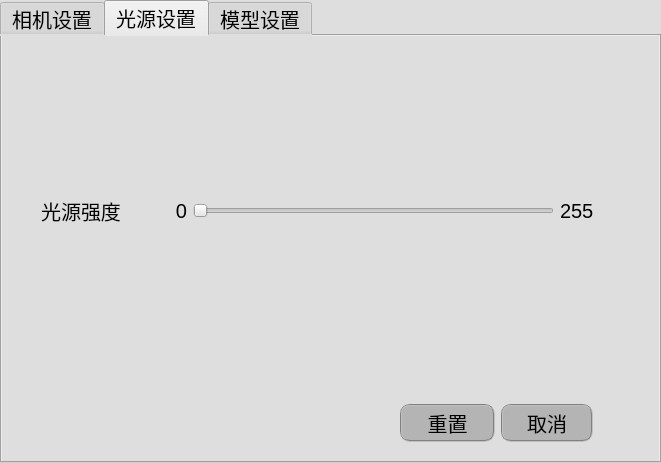
<?xml version="1.0" encoding="UTF-8"?>
<ui version="4.0">
 <class>TabWidget</class>
 <widget class="QTabWidget" name="TabWidget">
  <property name="geometry">
   <rect>
    <x>0</x>
    <y>0</y>
    <width>661</width>
    <height>463</height>
   </rect>
  </property>
  <property name="minimumSize">
   <size>
    <width>600</width>
    <height>450</height>
   </size>
  </property>
  <property name="font">
   <font>
    <pointsize>-1</pointsize>
   </font>
  </property>
  <property name="windowTitle">
   <string>系统设置</string>
  </property>
  <property name="styleSheet">
   <string notr="true">font-size: 20px;height: 30px;width: 80px; background-color:rgb(222,222,222)</string>
  </property>
  <property name="currentIndex">
   <number>1</number>
  </property>
  <property name="iconSize">
   <size>
    <width>25</width>
    <height>25</height>
   </size>
  </property>
  <widget class="QWidget" name="cameraTab">
   <property name="font">
    <font>
     <pointsize>-1</pointsize>
    </font>
   </property>
   <property name="styleSheet">
    <string notr="true">font-size: 20px;height: 30px;width: 80px; background-color:rgb(222,222,222)</string>
   </property>
   <attribute name="icon">
    <iconset>
     <normaloff>data/icons/camera_icon.png</normaloff>data/icons/camera_icon.png</iconset>
   </attribute>
   <attribute name="title">
    <string>相机设置</string>
   </attribute>
   <layout class="QGridLayout" name="gridLayout">
    <item row="0" column="0">
     <layout class="QVBoxLayout" name="verticalLayout_2" stretch="1,2,2,2,2,1,2">
      <property name="spacing">
       <number>12</number>
      </property>
      <property name="leftMargin">
       <number>10</number>
      </property>
      <property name="topMargin">
       <number>10</number>
      </property>
      <property name="rightMargin">
       <number>10</number>
      </property>
      <property name="bottomMargin">
       <number>10</number>
      </property>
      <item>
       <spacer name="verticalSpacer">
        <property name="orientation">
         <enum>Qt::Vertical</enum>
        </property>
        <property name="sizeHint" stdset="0">
         <size>
          <width>20</width>
          <height>40</height>
         </size>
        </property>
       </spacer>
      </item>
      <item>
       <layout class="QHBoxLayout" name="horizontalLayout_4" stretch="1,2,2,1">
        <item>
         <spacer name="horizontalSpacer_8">
          <property name="orientation">
           <enum>Qt::Horizontal</enum>
          </property>
          <property name="sizeHint" stdset="0">
           <size>
            <width>40</width>
            <height>20</height>
           </size>
          </property>
         </spacer>
        </item>
        <item>
         <widget class="QLabel" name="label">
          <property name="text">
           <string>相机序列号</string>
          </property>
         </widget>
        </item>
        <item>
         <widget class="QLineEdit" name="snLine">
          <property name="styleSheet">
           <string notr="true">border:2px groove gray;border-radius:10px;padding:2px 4px;background-color:rgb(255,255,255)</string>
          </property>
          <property name="text">
           <string>NR0190090349</string>
          </property>
          <property name="alignment">
           <set>Qt::AlignRight|Qt::AlignTrailing|Qt::AlignVCenter</set>
          </property>
         </widget>
        </item>
        <item>
         <spacer name="horizontalSpacer">
          <property name="orientation">
           <enum>Qt::Horizontal</enum>
          </property>
          <property name="sizeHint" stdset="0">
           <size>
            <width>40</width>
            <height>20</height>
           </size>
          </property>
         </spacer>
        </item>
       </layout>
      </item>
      <item>
       <layout class="QHBoxLayout" name="horizontalLayout_6" stretch="1,2,2,1">
        <item>
         <spacer name="horizontalSpacer_11">
          <property name="orientation">
           <enum>Qt::Horizontal</enum>
          </property>
          <property name="sizeHint" stdset="0">
           <size>
            <width>40</width>
            <height>20</height>
           </size>
          </property>
         </spacer>
        </item>
        <item>
         <widget class="QLabel" name="label_3">
          <property name="text">
           <string>曝光时间 (μs)</string>
          </property>
         </widget>
        </item>
        <item>
         <widget class="QLineEdit" name="exposeLine">
          <property name="styleSheet">
           <string notr="true">border:2px groove gray;border-radius:10px;padding:2px 4px;background-color:rgb(255,255,255)</string>
          </property>
          <property name="text">
           <string>1000</string>
          </property>
          <property name="alignment">
           <set>Qt::AlignRight|Qt::AlignTrailing|Qt::AlignVCenter</set>
          </property>
         </widget>
        </item>
        <item>
         <spacer name="horizontalSpacer_3">
          <property name="orientation">
           <enum>Qt::Horizontal</enum>
          </property>
          <property name="sizeHint" stdset="0">
           <size>
            <width>40</width>
            <height>20</height>
           </size>
          </property>
         </spacer>
        </item>
       </layout>
      </item>
      <item>
       <layout class="QHBoxLayout" name="horizontalLayout_5" stretch="1,2,2,1">
        <item>
         <spacer name="horizontalSpacer_9">
          <property name="orientation">
           <enum>Qt::Horizontal</enum>
          </property>
          <property name="sizeHint" stdset="0">
           <size>
            <width>40</width>
            <height>20</height>
           </size>
          </property>
         </spacer>
        </item>
        <item>
         <widget class="QLabel" name="label_2">
          <property name="text">
           <string>感光度 (Gain)</string>
          </property>
         </widget>
        </item>
        <item>
         <widget class="QLineEdit" name="gainLine">
          <property name="styleSheet">
           <string notr="true">border:2px groove gray;border-radius:10px;padding:2px 4px;background-color:rgb(255,255,255)</string>
          </property>
          <property name="text">
           <string>20</string>
          </property>
          <property name="alignment">
           <set>Qt::AlignRight|Qt::AlignTrailing|Qt::AlignVCenter</set>
          </property>
         </widget>
        </item>
        <item>
         <spacer name="horizontalSpacer_2">
          <property name="orientation">
           <enum>Qt::Horizontal</enum>
          </property>
          <property name="sizeHint" stdset="0">
           <size>
            <width>40</width>
            <height>20</height>
           </size>
          </property>
         </spacer>
        </item>
       </layout>
      </item>
      <item>
       <layout class="QHBoxLayout" name="horizontalLayout_7" stretch="1,2,2,1">
        <item>
         <spacer name="horizontalSpacer_10">
          <property name="orientation">
           <enum>Qt::Horizontal</enum>
          </property>
          <property name="sizeHint" stdset="0">
           <size>
            <width>40</width>
            <height>20</height>
           </size>
          </property>
         </spacer>
        </item>
        <item>
         <widget class="QLabel" name="label_4">
          <property name="text">
           <string>Bining</string>
          </property>
         </widget>
        </item>
        <item>
         <widget class="QLineEdit" name="binningLine">
          <property name="styleSheet">
           <string notr="true">border:2px groove gray;border-radius:10px;padding:2px 4px;background-color:rgb(255,255,255)</string>
          </property>
          <property name="text">
           <string>4</string>
          </property>
          <property name="alignment">
           <set>Qt::AlignRight|Qt::AlignTrailing|Qt::AlignVCenter</set>
          </property>
         </widget>
        </item>
        <item>
         <spacer name="horizontalSpacer_4">
          <property name="orientation">
           <enum>Qt::Horizontal</enum>
          </property>
          <property name="sizeHint" stdset="0">
           <size>
            <width>40</width>
            <height>20</height>
           </size>
          </property>
         </spacer>
        </item>
       </layout>
      </item>
      <item>
       <spacer name="verticalSpacer_2">
        <property name="orientation">
         <enum>Qt::Vertical</enum>
        </property>
        <property name="sizeHint" stdset="0">
         <size>
          <width>20</width>
          <height>40</height>
         </size>
        </property>
       </spacer>
      </item>
      <item>
       <layout class="QHBoxLayout" name="horizontalLayout_9" stretch="8,2,1,1">
        <item>
         <spacer name="horizontalSpacer_5">
          <property name="orientation">
           <enum>Qt::Horizontal</enum>
          </property>
          <property name="sizeHint" stdset="0">
           <size>
            <width>40</width>
            <height>20</height>
           </size>
          </property>
         </spacer>
        </item>
        <item>
         <widget class="QPushButton" name="cameraSaveBtn">
          <property name="styleSheet">
           <string notr="true">font-size: 20px;height: 30px;width: 80px; border:2px groove gray;border-radius:10px;padding:2px 4px;background-color:rgb(180,180,180)</string>
          </property>
          <property name="text">
           <string>重置</string>
          </property>
          <property name="icon">
           <iconset>
            <normaloff>icon/save.png</normaloff>icon/save.png</iconset>
          </property>
         </widget>
        </item>
        <item>
         <widget class="QPushButton" name="cameraExitBtn">
          <property name="styleSheet">
           <string notr="true">font-size: 20px;height: 30px;width: 80px; border:2px groove gray;border-radius:10px;padding:2px 4px;background-color:rgb(180,180,180)</string>
          </property>
          <property name="text">
           <string>取消</string>
          </property>
          <property name="icon">
           <iconset>
            <normaloff>icon/exit_icon.png</normaloff>icon/exit_icon.png</iconset>
          </property>
         </widget>
        </item>
        <item>
         <spacer name="horizontalSpacer_7">
          <property name="orientation">
           <enum>Qt::Horizontal</enum>
          </property>
          <property name="sizeHint" stdset="0">
           <size>
            <width>13</width>
            <height>34</height>
           </size>
          </property>
         </spacer>
        </item>
       </layout>
      </item>
     </layout>
    </item>
   </layout>
  </widget>
  <widget class="QWidget" name="lightTab">
   <property name="font">
    <font>
     <pointsize>-1</pointsize>
    </font>
   </property>
   <attribute name="icon">
    <iconset>
     <normaloff>data/icons/light_icon.png</normaloff>data/icons/light_icon.png</iconset>
   </attribute>
   <attribute name="title">
    <string>光源设置</string>
   </attribute>
   <layout class="QGridLayout" name="gridLayout_3">
    <item row="0" column="0">
     <layout class="QVBoxLayout" name="verticalLayout" stretch="4,2,5,2">
      <property name="leftMargin">
       <number>10</number>
      </property>
      <property name="topMargin">
       <number>10</number>
      </property>
      <property name="rightMargin">
       <number>10</number>
      </property>
      <property name="bottomMargin">
       <number>10</number>
      </property>
      <item>
       <spacer name="verticalSpacer_3">
        <property name="orientation">
         <enum>Qt::Vertical</enum>
        </property>
        <property name="sizeHint" stdset="0">
         <size>
          <width>20</width>
          <height>40</height>
         </size>
        </property>
       </spacer>
      </item>
      <item>
       <layout class="QHBoxLayout" name="horizontalLayout_2" stretch="3,1,9,1,1">
        <item>
         <widget class="QLabel" name="label_5">
          <property name="text">
           <string>光源强度</string>
          </property>
          <property name="alignment">
           <set>Qt::AlignCenter</set>
          </property>
         </widget>
        </item>
        <item>
         <widget class="QLabel" name="label_6">
          <property name="text">
           <string>0</string>
          </property>
          <property name="alignment">
           <set>Qt::AlignRight|Qt::AlignTrailing|Qt::AlignVCenter</set>
          </property>
         </widget>
        </item>
        <item>
         <widget class="QSlider" name="lightSlider">
          <property name="styleSheet">
           <string notr="true"/>
          </property>
          <property name="maximum">
           <number>255</number>
          </property>
          <property name="orientation">
           <enum>Qt::Horizontal</enum>
          </property>
          <property name="invertedAppearance">
           <bool>false</bool>
          </property>
          <property name="invertedControls">
           <bool>false</bool>
          </property>
          <property name="tickPosition">
           <enum>QSlider::NoTicks</enum>
          </property>
         </widget>
        </item>
        <item>
         <widget class="QLabel" name="label_7">
          <property name="text">
           <string>255</string>
          </property>
          <property name="alignment">
           <set>Qt::AlignLeading|Qt::AlignLeft|Qt::AlignVCenter</set>
          </property>
         </widget>
        </item>
        <item>
         <spacer name="horizontalSpacer_14">
          <property name="orientation">
           <enum>Qt::Horizontal</enum>
          </property>
          <property name="sizeHint" stdset="0">
           <size>
            <width>40</width>
            <height>20</height>
           </size>
          </property>
         </spacer>
        </item>
       </layout>
      </item>
      <item>
       <spacer name="verticalSpacer_4">
        <property name="orientation">
         <enum>Qt::Vertical</enum>
        </property>
        <property name="sizeHint" stdset="0">
         <size>
          <width>20</width>
          <height>40</height>
         </size>
        </property>
       </spacer>
      </item>
      <item>
       <layout class="QHBoxLayout" name="horizontalLayout" stretch="8,2,1,1">
        <item>
         <spacer name="horizontalSpacer_6">
          <property name="orientation">
           <enum>Qt::Horizontal</enum>
          </property>
          <property name="sizeHint" stdset="0">
           <size>
            <width>40</width>
            <height>20</height>
           </size>
          </property>
         </spacer>
        </item>
        <item>
         <widget class="QPushButton" name="lightSaveBtn">
          <property name="styleSheet">
           <string notr="true">font-size: 20px;height: 30px;width: 80px; border:2px groove gray;border-radius:10px;padding:2px 4px;background-color:rgb(180,180,180)</string>
          </property>
          <property name="text">
           <string>重置</string>
          </property>
          <property name="icon">
           <iconset>
            <normaloff>icon/save.png</normaloff>icon/save.png</iconset>
          </property>
         </widget>
        </item>
        <item>
         <widget class="QPushButton" name="lightExitBtn">
          <property name="styleSheet">
           <string notr="true">font-size: 20px;height: 30px;width: 80px; border:2px groove gray;border-radius:10px;padding:2px 4px;background-color:rgb(180,180,180)</string>
          </property>
          <property name="text">
           <string>取消</string>
          </property>
          <property name="icon">
           <iconset>
            <normaloff>icon/exit_icon.png</normaloff>icon/exit_icon.png</iconset>
          </property>
         </widget>
        </item>
        <item>
         <spacer name="horizontalSpacer_12">
          <property name="orientation">
           <enum>Qt::Horizontal</enum>
          </property>
          <property name="sizeHint" stdset="0">
           <size>
            <width>40</width>
            <height>20</height>
           </size>
          </property>
         </spacer>
        </item>
       </layout>
      </item>
     </layout>
    </item>
   </layout>
  </widget>
  <widget class="QWidget" name="modelTab">
   <property name="font">
    <font>
     <pointsize>-1</pointsize>
    </font>
   </property>
   <attribute name="icon">
    <iconset>
     <normaloff>data/icons/model_icon.png</normaloff>data/icons/model_icon.png</iconset>
   </attribute>
   <attribute name="title">
    <string>模型设置</string>
   </attribute>
   <layout class="QGridLayout" name="gridLayout_2">
    <item row="0" column="0">
     <layout class="QVBoxLayout" name="verticalLayout_3" stretch="2,2,2,2,2,2,2,3">
      <property name="leftMargin">
       <number>10</number>
      </property>
      <property name="topMargin">
       <number>10</number>
      </property>
      <property name="rightMargin">
       <number>10</number>
      </property>
      <property name="bottomMargin">
       <number>10</number>
      </property>
      <item>
       <layout class="QHBoxLayout" name="horizontalLayout_10">
        <item>
         <widget class="QLabel" name="label_8">
          <property name="styleSheet">
           <string notr="true">font: bold;</string>
          </property>
          <property name="text">
           <string>图像位移</string>
          </property>
         </widget>
        </item>
        <item>
         <spacer name="horizontalSpacer_15">
          <property name="orientation">
           <enum>Qt::Horizontal</enum>
          </property>
          <property name="sizeHint" stdset="0">
           <size>
            <width>40</width>
            <height>20</height>
           </size>
          </property>
         </spacer>
        </item>
       </layout>
      </item>
      <item>
       <layout class="QHBoxLayout" name="horizontalLayout_3">
        <property name="bottomMargin">
         <number>10</number>
        </property>
        <item>
         <spacer name="horizontalSpacer_18">
          <property name="orientation">
           <enum>Qt::Horizontal</enum>
          </property>
          <property name="sizeHint" stdset="0">
           <size>
            <width>40</width>
            <height>20</height>
           </size>
          </property>
         </spacer>
        </item>
        <item>
         <widget class="QLabel" name="label_11">
          <property name="text">
           <string>左位移</string>
          </property>
         </widget>
        </item>
        <item>
         <widget class="QLineEdit" name="offLeftLine">
          <property name="enabled">
           <bool>false</bool>
          </property>
          <property name="styleSheet">
           <string notr="true">border:2px groove gray;border-radius:10px;padding:2px 4px;background-color:rgb(255,255,255)</string>
          </property>
          <property name="text">
           <string>0</string>
          </property>
          <property name="alignment">
           <set>Qt::AlignRight|Qt::AlignTrailing|Qt::AlignVCenter</set>
          </property>
         </widget>
        </item>
        <item>
         <spacer name="horizontalSpacer_17">
          <property name="orientation">
           <enum>Qt::Horizontal</enum>
          </property>
          <property name="sizeHint" stdset="0">
           <size>
            <width>40</width>
            <height>20</height>
           </size>
          </property>
         </spacer>
        </item>
        <item>
         <widget class="QLabel" name="label_14">
          <property name="text">
           <string>右位移</string>
          </property>
         </widget>
        </item>
        <item>
         <widget class="QLineEdit" name="offRightLine">
          <property name="enabled">
           <bool>false</bool>
          </property>
          <property name="styleSheet">
           <string notr="true">border:2px groove gray;border-radius:10px;padding:2px 4px;background-color:rgb(255,255,255)</string>
          </property>
          <property name="text">
           <string>0</string>
          </property>
          <property name="alignment">
           <set>Qt::AlignRight|Qt::AlignTrailing|Qt::AlignVCenter</set>
          </property>
         </widget>
        </item>
        <item>
         <spacer name="horizontalSpacer_16">
          <property name="orientation">
           <enum>Qt::Horizontal</enum>
          </property>
          <property name="sizeHint" stdset="0">
           <size>
            <width>40</width>
            <height>20</height>
           </size>
          </property>
         </spacer>
        </item>
       </layout>
      </item>
      <item>
       <layout class="QHBoxLayout" name="horizontalLayout_8">
        <item>
         <spacer name="horizontalSpacer_21">
          <property name="orientation">
           <enum>Qt::Horizontal</enum>
          </property>
          <property name="sizeHint" stdset="0">
           <size>
            <width>40</width>
            <height>20</height>
           </size>
          </property>
         </spacer>
        </item>
        <item>
         <widget class="QLabel" name="label_13">
          <property name="text">
           <string>上位移</string>
          </property>
         </widget>
        </item>
        <item>
         <widget class="QLineEdit" name="offTopLine">
          <property name="enabled">
           <bool>false</bool>
          </property>
          <property name="styleSheet">
           <string notr="true">border:2px groove gray;border-radius:10px;padding:2px 4px;background-color:rgb(255,255,255)</string>
          </property>
          <property name="text">
           <string>0</string>
          </property>
          <property name="alignment">
           <set>Qt::AlignRight|Qt::AlignTrailing|Qt::AlignVCenter</set>
          </property>
         </widget>
        </item>
        <item>
         <spacer name="horizontalSpacer_20">
          <property name="orientation">
           <enum>Qt::Horizontal</enum>
          </property>
          <property name="sizeHint" stdset="0">
           <size>
            <width>40</width>
            <height>20</height>
           </size>
          </property>
         </spacer>
        </item>
        <item>
         <widget class="QLabel" name="label_12">
          <property name="text">
           <string>下位移</string>
          </property>
         </widget>
        </item>
        <item>
         <widget class="QLineEdit" name="offBottomLine">
          <property name="enabled">
           <bool>false</bool>
          </property>
          <property name="styleSheet">
           <string notr="true">border:2px groove gray;border-radius:10px;padding:2px 4px;background-color:rgb(255,255,255)</string>
          </property>
          <property name="text">
           <string>0</string>
          </property>
          <property name="alignment">
           <set>Qt::AlignRight|Qt::AlignTrailing|Qt::AlignVCenter</set>
          </property>
         </widget>
        </item>
        <item>
         <spacer name="horizontalSpacer_19">
          <property name="orientation">
           <enum>Qt::Horizontal</enum>
          </property>
          <property name="sizeHint" stdset="0">
           <size>
            <width>40</width>
            <height>20</height>
           </size>
          </property>
         </spacer>
        </item>
       </layout>
      </item>
      <item>
       <layout class="QHBoxLayout" name="horizontalLayout_15">
        <item>
         <widget class="QLabel" name="label_9">
          <property name="styleSheet">
           <string notr="true">font: bold;</string>
          </property>
          <property name="text">
           <string>模型输入尺寸</string>
          </property>
         </widget>
        </item>
        <item>
         <spacer name="horizontalSpacer_31">
          <property name="orientation">
           <enum>Qt::Horizontal</enum>
          </property>
          <property name="sizeHint" stdset="0">
           <size>
            <width>40</width>
            <height>20</height>
           </size>
          </property>
         </spacer>
        </item>
       </layout>
      </item>
      <item>
       <layout class="QHBoxLayout" name="horizontalLayout_11">
        <item>
         <spacer name="horizontalSpacer_23">
          <property name="orientation">
           <enum>Qt::Horizontal</enum>
          </property>
          <property name="sizeHint" stdset="0">
           <size>
            <width>40</width>
            <height>20</height>
           </size>
          </property>
         </spacer>
        </item>
        <item>
         <widget class="QLabel" name="label_15">
          <property name="text">
           <string>宽度值</string>
          </property>
         </widget>
        </item>
        <item>
         <widget class="QLineEdit" name="widthLine">
          <property name="styleSheet">
           <string notr="true">border:2px groove gray;border-radius:10px;padding:2px 4px;background-color:rgb(255,255,255)</string>
          </property>
          <property name="text">
           <string>352</string>
          </property>
          <property name="alignment">
           <set>Qt::AlignRight|Qt::AlignTrailing|Qt::AlignVCenter</set>
          </property>
         </widget>
        </item>
        <item>
         <spacer name="horizontalSpacer_22">
          <property name="orientation">
           <enum>Qt::Horizontal</enum>
          </property>
          <property name="sizeHint" stdset="0">
           <size>
            <width>40</width>
            <height>20</height>
           </size>
          </property>
         </spacer>
        </item>
        <item>
         <widget class="QLabel" name="label_16">
          <property name="text">
           <string>高度值</string>
          </property>
         </widget>
        </item>
        <item>
         <widget class="QLineEdit" name="heightLine">
          <property name="styleSheet">
           <string notr="true">border:2px groove gray;border-radius:10px;padding:2px 4px;background-color:rgb(255,255,255)</string>
          </property>
          <property name="text">
           <string>352</string>
          </property>
          <property name="alignment">
           <set>Qt::AlignRight|Qt::AlignTrailing|Qt::AlignVCenter</set>
          </property>
         </widget>
        </item>
        <item>
         <spacer name="horizontalSpacer_24">
          <property name="orientation">
           <enum>Qt::Horizontal</enum>
          </property>
          <property name="sizeHint" stdset="0">
           <size>
            <width>40</width>
            <height>20</height>
           </size>
          </property>
         </spacer>
        </item>
       </layout>
      </item>
      <item>
       <layout class="QHBoxLayout" name="horizontalLayout_13">
        <item>
         <widget class="QLabel" name="label_10">
          <property name="styleSheet">
           <string notr="true">font: bold;</string>
          </property>
          <property name="text">
           <string>模型参数设置</string>
          </property>
         </widget>
        </item>
        <item>
         <spacer name="horizontalSpacer_27">
          <property name="orientation">
           <enum>Qt::Horizontal</enum>
          </property>
          <property name="sizeHint" stdset="0">
           <size>
            <width>40</width>
            <height>20</height>
           </size>
          </property>
         </spacer>
        </item>
       </layout>
      </item>
      <item>
       <layout class="QHBoxLayout" name="horizontalLayout_14">
        <property name="bottomMargin">
         <number>10</number>
        </property>
        <item>
         <spacer name="horizontalSpacer_28">
          <property name="orientation">
           <enum>Qt::Horizontal</enum>
          </property>
          <property name="sizeHint" stdset="0">
           <size>
            <width>40</width>
            <height>20</height>
           </size>
          </property>
         </spacer>
        </item>
        <item>
         <widget class="QLabel" name="label_17">
          <property name="text">
           <string>临界置信度</string>
          </property>
         </widget>
        </item>
        <item>
         <widget class="QLineEdit" name="threshLine">
          <property name="styleSheet">
           <string notr="true">border:2px groove gray;border-radius:10px;padding:2px 4px;background-color:rgb(255,255,255)</string>
          </property>
          <property name="text">
           <string>0.5</string>
          </property>
          <property name="alignment">
           <set>Qt::AlignRight|Qt::AlignTrailing|Qt::AlignVCenter</set>
          </property>
         </widget>
        </item>
        <item>
         <spacer name="horizontalSpacer_29">
          <property name="orientation">
           <enum>Qt::Horizontal</enum>
          </property>
          <property name="sizeHint" stdset="0">
           <size>
            <width>40</width>
            <height>20</height>
           </size>
          </property>
         </spacer>
        </item>
        <item>
         <widget class="QLabel" name="label_18">
          <property name="text">
           <string>临界NMS</string>
          </property>
         </widget>
        </item>
        <item>
         <widget class="QLineEdit" name="nmsLine">
          <property name="styleSheet">
           <string notr="true">border:2px groove gray;border-radius:10px;padding:2px 4px;background-color:rgb(255,255,255)</string>
          </property>
          <property name="text">
           <string>0.2</string>
          </property>
          <property name="alignment">
           <set>Qt::AlignRight|Qt::AlignTrailing|Qt::AlignVCenter</set>
          </property>
         </widget>
        </item>
        <item>
         <spacer name="horizontalSpacer_30">
          <property name="orientation">
           <enum>Qt::Horizontal</enum>
          </property>
          <property name="sizeHint" stdset="0">
           <size>
            <width>40</width>
            <height>20</height>
           </size>
          </property>
         </spacer>
        </item>
       </layout>
      </item>
      <item>
       <layout class="QHBoxLayout" name="horizontalLayout_12" stretch="8,2,1,1">
        <item>
         <spacer name="horizontalSpacer_26">
          <property name="orientation">
           <enum>Qt::Horizontal</enum>
          </property>
          <property name="sizeHint" stdset="0">
           <size>
            <width>40</width>
            <height>20</height>
           </size>
          </property>
         </spacer>
        </item>
        <item>
         <widget class="QPushButton" name="modelSaveBtn">
          <property name="styleSheet">
           <string notr="true">font-size: 20px;height: 30px;width: 80px; border:2px groove gray;border-radius:10px;padding:2px 4px;background-color:rgb(180,180,180)</string>
          </property>
          <property name="text">
           <string>重置</string>
          </property>
          <property name="icon">
           <iconset>
            <normaloff>icon/save.png</normaloff>icon/save.png</iconset>
          </property>
         </widget>
        </item>
        <item>
         <widget class="QPushButton" name="modelExitBtn">
          <property name="styleSheet">
           <string notr="true">font-size: 20px;height: 30px;width: 80px; border:2px groove gray;border-radius:10px;padding:2px 4px;background-color:rgb(180,180,180)</string>
          </property>
          <property name="text">
           <string>取消</string>
          </property>
          <property name="icon">
           <iconset>
            <normaloff>icon/exit_icon.png</normaloff>icon/exit_icon.png</iconset>
          </property>
         </widget>
        </item>
        <item>
         <spacer name="horizontalSpacer_25">
          <property name="orientation">
           <enum>Qt::Horizontal</enum>
          </property>
          <property name="sizeHint" stdset="0">
           <size>
            <width>40</width>
            <height>20</height>
           </size>
          </property>
         </spacer>
        </item>
       </layout>
      </item>
     </layout>
    </item>
   </layout>
  </widget>
 </widget>
 <resources/>
 <connections>
  <connection>
   <sender>cameraSaveBtn</sender>
   <signal>clicked()</signal>
   <receiver>TabWidget</receiver>
   <slot>cameraConfig()</slot>
   <hints>
    <hint type="sourcelabel">
     <x>455</x>
     <y>418</y>
    </hint>
    <hint type="destinationlabel">
     <x>443</x>
     <y>543</y>
    </hint>
   </hints>
  </connection>
  <connection>
   <sender>cameraExitBtn</sender>
   <signal>clicked()</signal>
   <receiver>TabWidget</receiver>
   <slot>exitConfig()</slot>
   <hints>
    <hint type="sourcelabel">
     <x>545</x>
     <y>421</y>
    </hint>
    <hint type="destinationlabel">
     <x>553</x>
     <y>499</y>
    </hint>
   </hints>
  </connection>
  <connection>
   <sender>lightSaveBtn</sender>
   <signal>clicked()</signal>
   <receiver>TabWidget</receiver>
   <slot>lightConfig()</slot>
   <hints>
    <hint type="sourcelabel">
     <x>440</x>
     <y>427</y>
    </hint>
    <hint type="destinationlabel">
     <x>436</x>
     <y>523</y>
    </hint>
   </hints>
  </connection>
  <connection>
   <sender>lightExitBtn</sender>
   <signal>clicked()</signal>
   <receiver>TabWidget</receiver>
   <slot>exitConfig()</slot>
   <hints>
    <hint type="sourcelabel">
     <x>544</x>
     <y>415</y>
    </hint>
    <hint type="destinationlabel">
     <x>540</x>
     <y>471</y>
    </hint>
   </hints>
  </connection>
  <connection>
   <sender>modelSaveBtn</sender>
   <signal>clicked()</signal>
   <receiver>TabWidget</receiver>
   <slot>modelConfig()</slot>
   <hints>
    <hint type="sourcelabel">
     <x>443</x>
     <y>412</y>
    </hint>
    <hint type="destinationlabel">
     <x>445</x>
     <y>510</y>
    </hint>
   </hints>
  </connection>
  <connection>
   <sender>modelExitBtn</sender>
   <signal>clicked()</signal>
   <receiver>TabWidget</receiver>
   <slot>exitConfig()</slot>
   <hints>
    <hint type="sourcelabel">
     <x>536</x>
     <y>411</y>
    </hint>
    <hint type="destinationlabel">
     <x>538</x>
     <y>528</y>
    </hint>
   </hints>
  </connection>
 </connections>
 <slots>
  <slot>lightConfig()</slot>
  <slot>cameraConfig()</slot>
  <slot>modelConfig()</slot>
  <slot>exitConfig()</slot>
  <slot>setSaveAll()</slot>
  <slot>setSaveDefect()</slot>
  <slot>setSaveDir()</slot>
  <slot>generalConfig()</slot>
 </slots>
</ui>
